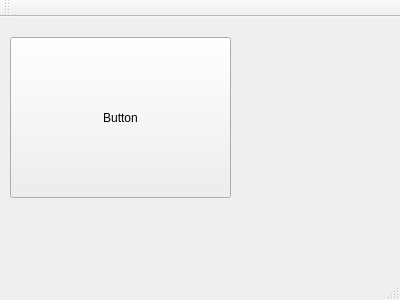
<?xml version="1.0" encoding="UTF-8"?>
<ui version="4.0">
 <class>MainWindow</class>
 <widget class="QMainWindow" name="MainWindow">
  <property name="geometry">
   <rect>
    <x>0</x>
    <y>0</y>
    <width>400</width>
    <height>300</height>
   </rect>
  </property>
  <property name="windowTitle">
   <string>MainWindow</string>
  </property>
  <widget class="QWidget" name="centralWidget">
   <widget class="QPushButton" name="pushButton">
    <property name="geometry">
     <rect>
      <x>10</x>
      <y>20</y>
      <width>221</width>
      <height>161</height>
     </rect>
    </property>
    <property name="text">
     <string>Button</string>
    </property>
   </widget>
  </widget>
  <widget class="QMenuBar" name="menuBar">
   <property name="geometry">
    <rect>
     <x>0</x>
     <y>0</y>
     <width>400</width>
     <height>22</height>
    </rect>
   </property>
  </widget>
  <widget class="QToolBar" name="mainToolBar">
   <attribute name="toolBarArea">
    <enum>TopToolBarArea</enum>
   </attribute>
   <attribute name="toolBarBreak">
    <bool>false</bool>
   </attribute>
  </widget>
  <widget class="QStatusBar" name="statusBar"/>
 </widget>
 <layoutdefault spacing="6" margin="11"/>
 <resources/>
 <connections/>
</ui>
